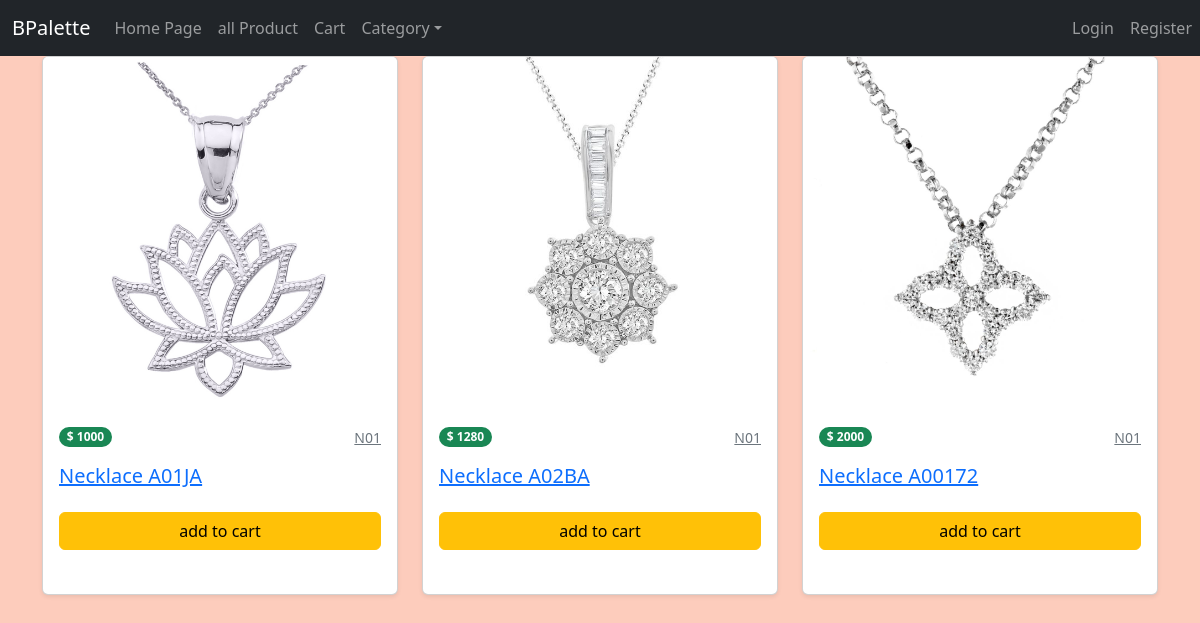
Page /cat.php?id=N01 on the committed database.
### tables this page shows
CREATE TABLE `product` (
  `pid` int(11) NOT NULL AUTO_INCREMENT,
  `pname` varchar(50) NOT NULL,
  `pprice` decimal(8,0) NOT NULL,
  `pinfo` varchar(255) NOT NULL,
  `pimage` varchar(100) NOT NULL,
  `pquan` int(11) NOT NULL,
  `pcatid` varchar(5) NOT NULL,
  `pdate` date NOT NULL,
  PRIMARY KEY (`pid`),
  KEY `fk_cat_pro` (`pcatid`),
  CONSTRAINT `fk_cat_pro` FOREIGN KEY (`pcatid`) REFERENCES `category` (`catid`)
);

### cat.php (the view, shortened to what this page needs)
<?php
require_once('header.php');
$a = $_GET['id'];
$sql = "SELECT  *  FROM `product` Where `pcatid` =  '$a' ";
$c = new Connect;
$dblink = $c->connectToMySQL();
$re = $dblink->query($sql);
if ($re->num_rows > 0) {
?>
    <div class="container">
        <div class="row justify-content-center">
            <?php
            while ($row = $re->fetch_assoc()) {
            ?>
                <div class="col-md-4">
                    <div class="card h-100 shadow-sm">
                        <a href="#">
                            <img img src="./images/<?= $row['pimage'] ?>" class="card-img-top" alt="product.title" />
                        </a>
                        <div class="card-body">
                            <div class="clearfix mb-3">
                                <span class="float-start badge rounded-pill bg-success">&#36; <?= $row['pprice']?></span>
                                <span class="float-end"><a href="#" class="small text-muted text-uppercase aff-link"><?= $row['pcatid']?></a></span>
                            </div>
                            <h5 class="card-title">
                                <a target="_blank" href="detail.php?id = <?=$row['pid']?>"><?=$row ['pname']?></a>
                            </h5>
                            <div class="d-grid gap-2 my-4">
                                <a href="cart.php?id=<?=$row['pid']?>" class="btn btn-warning bold-btn">add to cart</a>
                            </div>
                        </div>
                    </div>
                </div>
            <?php
            }
            ?>
        </div>
    </div>
<?php
} else
    echo " not found";
?>

### rows in the picture
product: pimage (picture), pprice "1000", pcatid "N01", pname "Necklace A01JA"
product: pimage (picture), pprice "1280", pcatid "N01", pname "Necklace A02BA"
product: pimage (picture), pprice "2000", pcatid "N01", pname "Necklace A00172"
